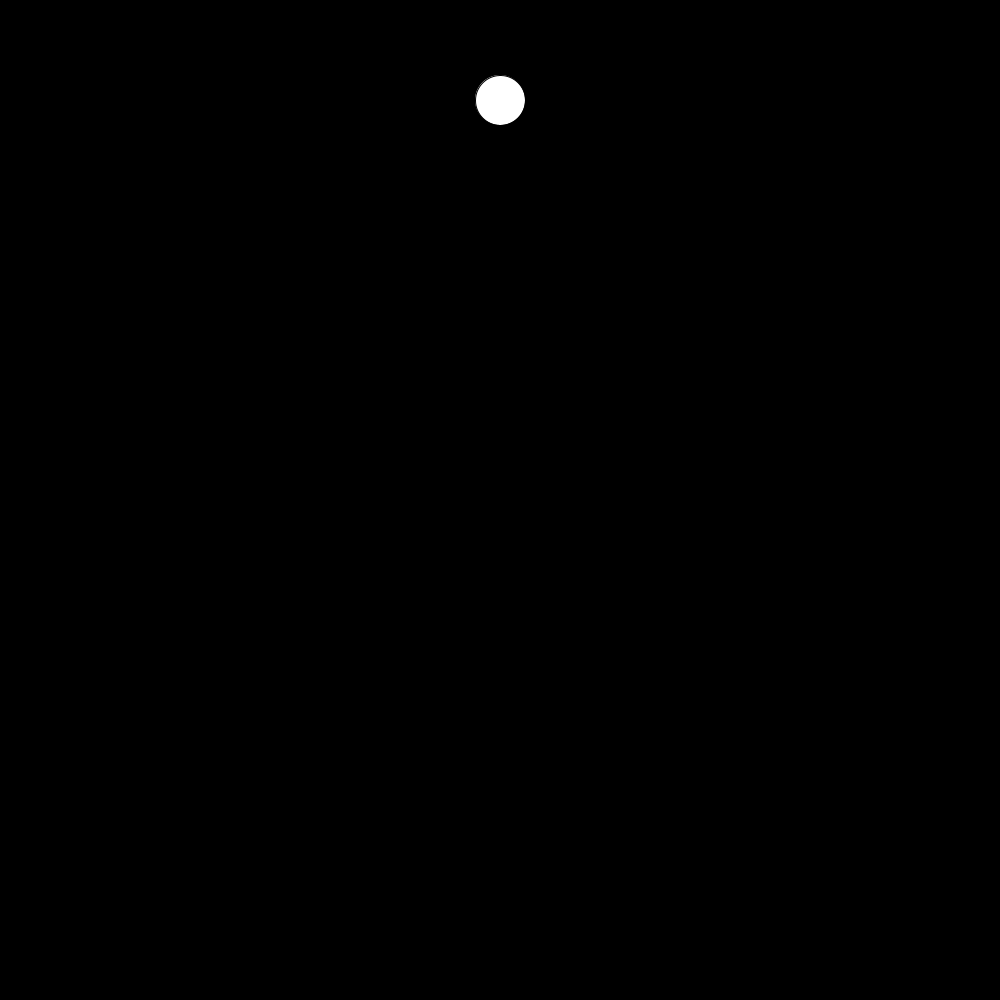
Frame 1 (no input)
Frame 60 (the mouse pressed at the canvas centre just before this capture): identical to frame 1, image omitted
Frame 120 (the mouse held since frame 60 and released just before this capture): identical to frame 1, image omitted

The Processing sketch that drew this single still picture (run headless with seeded random() and noise(); from frame 60 on, the mouse is pressed at the canvas centre):

// Processing sketch: geneticWalker
// ── geneticWalker.pde
int scale = 15;
int popsize = 50;
int walkerCount = floor(random(256));
int count = 0;
PVector target;
int lifespan = 200;
Population pop;
void setup(){
  size(1000,1000);
  target = new PVector(width/2,100);
  pop = new Population();
}

void draw(){
  count++;
  if(count<200)
    for(int i = 0;i<popsize;i++){
      
    }
  else
    pop.selection();
  //TODO make sure count doesn't go >=200 or IndexOutOfBoundsException is thrown
  background(0);
  ellipse(target.x,target.y,50,50);
}
// ── DNA.pde
float mutateChance = .01;
class DNA{
  PVector[] MOVES;
  PVector[] genes;
  DNA(){
    MOVES = new PVector[4];
    MOVES[0] = new PVector(1,0);
    MOVES[1] = new PVector(-1,0);
    MOVES[2] = new PVector(0,1);
    MOVES[3] = new PVector(0,-1);
    
    genes = new PVector[lifespan];
    for(int i = 0;i<lifespan;i++){
      int ind = floor(random(MOVES.length));
      genes[i] = MOVES[ind];
    }
  }
  void mutate(){
    for(int i = 0;i<lifespan;i++){
      if(random(1)<mutateChance){
        int ind = floor(random(MOVES.length));
        genes[i] = MOVES[ind];
      }
    }
  }
  void mutate(float chance){
    for(int i = 0;i<lifespan;i++){
      if(random(1)<chance){
        int ind = floor(random(MOVES.length));
        genes[i] = MOVES[ind];
      }
    }
  }
  DNA crossover(DNA other){
    DNA newDNA = new DNA();
    PVector[] newGenes = new PVector[lifespan];
    int mid = floor(random(lifespan));
    for(int i = 0;i<lifespan;i++){
      if(i<mid){
        newGenes[i] = genes[i];
      } else {
        newGenes[i] = other.genes[i];
      }
    }
    newDNA.genes = newGenes;
    return newDNA;
  }
  
}
// ── Population.pde

class Population{
  Walker[] walkers;
  ArrayList<Walker> matingPool;
  
  Population(){
    walkers = new Walker[popsize];
    for(int i = 0;i<popsize;i++){
      walkers[i] = new Walker();
    }
    matingPool= new ArrayList<Walker>();
  }
  
  void selection(){
    matingPool();
    //TODO:
    //  //wipe generation
    //  //create new generation
      //reset count?
    //  //crossover
      //make sure it's called at the end of the generation
    Walker[] temp = new Walker[popsize];
    for(int i = 0;i<popsize;i++){
      int ind1 = floor(random(matingPool.size()));
      int ind2 = floor(random(matingPool.size()));
      Walker a = matingPool.get(ind1);
      Walker b = matingPool.get(ind2);
      DNA childdna = a.dna.crossover(b.dna);
      temp[i] = new Walker(childdna);
    }
    matingPool = new ArrayList<Walker>();
  }
  
  void matingPool(){
    for(Walker walker:walkers){
      for(int i = 0;i<walker.calcFitness();i++){
        matingPool.add(walker);
      }
    }
  }
  
  void update(){
    for(Walker walker:walkers){
      walker.step();
      walker.show();
    }
  }
  
}
// ── Walker.pde
import java.util.ArrayList;
class Walker {
  PVector pos;
  ArrayList<PVector> history;
  int hu;
  int nth;
  DNA dna;
  Walker(DNA dna) {
    walkerCount++;
    nth = walkerCount;
    pos = new PVector(width/2, scale);
    this.dna = dna;
    history = new ArrayList<PVector>();
    hu = (nth*5)%256;
  }
  Walker() {
    walkerCount++;
    nth = walkerCount;
    pos = new PVector(width/2, scale);
    dna = new DNA();
    history = new ArrayList<PVector>();
    hu = (nth*5)%256;
  }
  //void reset() {
  //  pos = new PVector(0, 0);
  //  history = new ArrayList<PVector>();
  //  walkerCount++;
  //  nth = walkerCount;
  //  hu = (nth*5)%256;
  //}
  void step() {
    PVector move;
    if(count<lifespan)
      move = dna.genes[count];
    else{
      println("out of bounds");
      move = PVector.random2D();
    }
    move.mult(scale);
    history.add(pos.copy());
    pos.add(move);
    if (pos.x<-width/2 || pos.x>width/2 || pos.y<-height/2 ||pos.y>height/2) {
      ;//reset();
    }
  }
  void show() {
    int size = history.size();
    PVector prev;
    PVector last;
    if(size>=2){
      prev = history.get(size-2);
      last = history.get(size-1);
      stroke(hu,255,255);
      line(prev.x,prev.y,prev.z,last.x,last.y,last.z);
    }
    for (int i = 0; i<size-1; i++) {
      int alpha = floor(map(i,0,size-2,0,255));
      PVector a = history.get(i);
      PVector b = history.get(i+1);
      stroke(hu,255,255,alpha);
      line(a.x, a.y, a.z, b.x, b.y, b.z);
    }
  }
  
  float distance(){
    return dist(pos.x,pos.y,target.x,target.y);
  }
  
  float calcFitness(){
    float dist = distance();
    return map(dist,0,max(width,height),500,0);
  }
}
